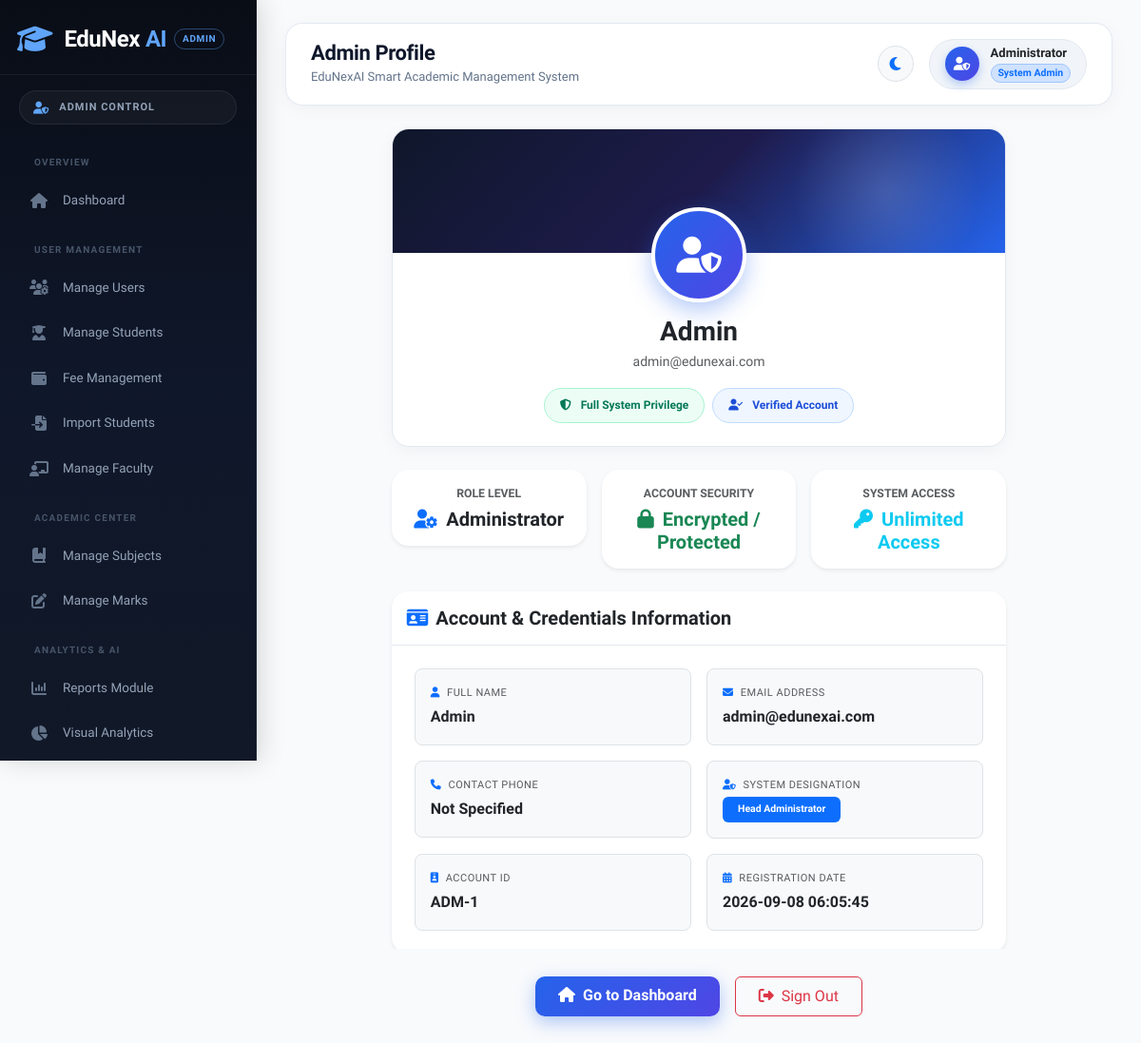
Screenshot of /admin/profile.php (signed in) with the database file from the repository.
### tables this page shows
CREATE TABLE users (
    id INT AUTO_INCREMENT PRIMARY KEY,
    name VARCHAR(100) NOT NULL,
    email VARCHAR(100) UNIQUE NOT NULL,
    password VARCHAR(255) NOT NULL,
    role ENUM('admin','faculty','student') NOT NULL,
    enrollment_no VARCHAR(50) UNIQUE DEFAULT NULL,
    first_login TINYINT(1) DEFAULT 0,
    created_at TIMESTAMP DEFAULT CURRENT_TIMESTAMP
);

### admin/profile.php (the view, shortened to what this page needs)
<?php
include("../config/db.php");
$user_id = $_SESSION['user_id'];
$query = mysqli_query($conn, "SELECT * FROM users WHERE id='$user_id'");
$admin = mysqli_fetch_assoc($query);
?>
<!DOCTYPE html>
<html lang="en">
<head>
    <link href="https://cdn.jsdelivr.net/npm/bootstrap@5.3.3/dist/css/bootstrap.min.css" rel="stylesheet">
    <link rel="stylesheet" href="https://cdnjs.cloudflare.com/ajax/libs/font-awesome/6.7.2/css/all.min.css">
    <link rel="stylesheet" href="../css/dashboard.css">
</head>
<body>
<div class="wrapper">
    <?php include("sidebar.php"); ?>
    <div class="main-content">
        <?php include("header.php"); ?>
        <div class="row justify-content-center">
            <div class="col-lg-9">
                <div class="profile-card-wrapper mb-4 text-center card-hover-effect">
                    <div class="profile-cover"></div>
                    <div class="profile-avatar-container">
                        <div class="profile-avatar-ring">
                            <i class="fas fa-user-shield"></i>
                        </div>
                    </div>
                    <div class="px-4 pb-4">
                        <h3 class="fw-bold text-dark mb-1"><?php echo htmlspecialchars($admin['name'] ?? 'System Administrator'); ?></h3>
                        <p class="text-muted mb-3"><?php echo htmlspecialchars($admin['email'] ?? 'admin@edunexai.com'); ?></p>
                        <div class="d-flex justify-content-center gap-2 flex-wrap">
                            <span class="badge-status badge-pass px-3 py-2"><i class="fas fa-shield-halved me-1"></i> Full System Privilege</span>
                            <span class="badge-status badge-info px-3 py-2"><i class="fas fa-user-check me-1"></i> Verified Account</span>
                        </div>
                    </div>
                </div>
                <div class="row g-3 mb-4">
                    <div class="col-md-4">
                        <div class="card border-0 shadow-sm text-center p-3 card-hover-effect">
                            <span class="text-muted small fw-bold text-uppercase">Role Level</span>
                            <h5 class="fw-bold text-dark mt-1 mb-0"><i class="fas fa-user-gear text-primary me-1"></i> Administrator</h5>
                        </div>
                    </div>
                    <div class="col-md-4">
                        <div class="card border-0 shadow-sm text-center p-3 card-hover-effect">
                            <span class="text-muted small fw-bold text-uppercase">Account Security</span>
                            <h5 class="fw-bold text-success mt-1 mb-0"><i class="fas fa-lock me-1"></i> Encrypted / Protected</h5>
                        </div>
                    </div>
                    <div class="col-md-4">
                        <div class="card border-0 shadow-sm text-center p-3 card-hover-effect">
                            <span class="text-muted small fw-bold text-uppercase">System Access</span>
                            <h5 class="fw-bold text-info mt-1 mb-0"><i class="fas fa-key me-1"></i> Unlimited Access</h5>
                        </div>
                    </div>
                </div>
                <div class="card border-0 shadow-sm mb-4 card-hover-effect">
                    <div class="card-header bg-white py-3">
                        <h5 class="mb-0 fw-bold text-dark"><i class="fas fa-id-card text-primary me-2"></i>Account & Credentials Information</h5>
                    </div>
                    <div class="card-body p-4">
                        <div class="row g-3">
                            <div class="col-md-6">
                                <div class="p-3 bg-light rounded-3 border">
                                    <small class="text-muted d-block mb-1 font-weight-bold text-uppercase" style="font-size: 11px; letter-spacing: 0.5px;">
                                        <i class="fas fa-user text-primary me-1"></i> Full Name
                                    </small>
                                    <span class="fw-bold text-dark fs-6"><?php echo htmlspecialchars($admin['name'] ?? 'N/A'); ?></span>
                                </div>
                            </div>
                            <div class="col-md-6">
                                <div class="p-3 bg-light rounded-3 border">
                                    <small class="text-muted d-block mb-1 font-weight-bold text-uppercase" style="font-size: 11px; letter-spacing: 0.5px;">
                                        <i class="fas fa-envelope text-primary me-1"></i> Email Address
                                    </small>
                                    <span class="fw-bold text-dark fs-6"><?php echo htmlspecialchars($admin['email'] ?? 'N/A'); ?></span>
                                </div>
                            </div>
                            <div class="col-md-6">
                                <div class="p-3 bg-light rounded-3 border">
                                    <small class="text-muted d-block mb-1 font-weight-bold text-uppercase" style="font-size: 11px; letter-spacing: 0.5px;">
                                        <i class="fas fa-phone text-primary me-1"></i> Contact Phone
                                    </small>
                                    <span class="fw-bold text-dark fs-6"><?php echo htmlspecialchars($admin['mobile'] ?? 'Not Specified'); ?></span>
                                </div>
                            </div>
                            <div class="col-md-6">
                                <div class="p-3 bg-light rounded-3 border">
                                    <small class="text-muted d-block mb-1 font-weight-bold text-uppercase" style="font-size: 11px; letter-spacing: 0.5px;">
                                        <i class="fas fa-user-shield text-primary me-1"></i> System Designation
                                    </small>
                                    <span class="badge bg-primary px-3 py-2">Head Administrator</span>
                                </div>
                            </div>
                            <div class="col-md-6">
                                <div class="p-3 bg-light rounded-3 border">
                                    <small class="text-muted d-block mb-1 font-weight-bold text-uppercase" style="font-size: 11px; letter-spacing: 0.5px;">
                                        <i class="fas fa-id-badge text-primary me-1"></i> Account ID
                                    </small>
                                    <span class="fw-bold text-dark fs-6">ADM-<?php echo $user_id; ?></span>
                                </div>
                            </div>
                            <div class="col-md-6">
                                <div class="p-3 bg-light rounded-3 border">
                                    <small class="text-muted d-block mb-1 font-weight-bold text-uppercase" style="font-size: 11px; letter-spacing: 0.5px;">
                                        <i class="fas fa-calendar-alt text-primary me-1"></i> Registration Date
                                    </small>
                                    <span class="fw-bold text-dark fs-6"><?php echo htmlspecialchars($admin['created_at'] ?? 'N/A'); ?></span>
                                </div>
                            </div>
                        </div>
                    </div>
                </div>
                <div class="d-flex justify-content-center gap-3">
                    <a href="dashboard.php" class="btn btn-primary px-4 py-2">
                        <i class="fas fa-house me-1"></i> Go to Dashboard
                    </a>
                    <a href="../logout.php" class="btn btn-outline-danger px-4 py-2">
                        <i class="fas fa-right-from-bracket me-1"></i> Sign Out
                    </a>
                </div>
            </div>
        </div>
    </div>
</div>
</body>
</html>

### css/dashboard.css (style rules this page uses)
*, *::before, *::after { margin: 0; padding: 0; box-sizing: border-box; }
:root { --font-primary: 'Plus Jakarta Sans', -apple-system, BlinkMacSystemFont, 'Segoe UI', Roboto, sans-serif; --sidebar-bg: linear-gradient(180deg, #090d16 0%, #0f172a 50%, #111827 100%); --sidebar-hover: rgba(255, 255, 255, 0.08); --sidebar-active: linear-gradient(135deg, #2563eb 0%, #4f46e5 100%); --sidebar-width: 270px; --primary: #2563eb; --primary-gradient: linear-gradient(135deg, #2563eb 0%, #4f46e5 100%); --primary-light: #3b82f6; --accent: #6366f1; --success: #10b981; --warning: #f59e0b; --danger: #ef4444; --info: #06b6d4; --text-dark: #0f172a; --text-mid: #475569; --text-muted: #64748b; --bg-canvas: #f8fafc; --card-bg: #ffffff; --border-color: #e2e8f0; --card-shadow: 0 4px 20px -2px rgba(15, 23, 42, 0.05); --card-shadow-h: 0 20px 35px -8px rgba(15, 23, 42, 0.12); --radius-lg: 18px; --radius-md: 14px; --radius-sm: 10px; --transition: all 0.25s cubic-bezier(0.4, 0, 0.2, 1); }
html, body { width: 100%; min-height: 100%; }
body { font-family: var(--font-primary); background-color: var(--bg-canvas); color: var(--text-dark); overflow-x: hidden; font-size: 14px; line-height: 1.6; -webkit-font-smoothing: antialiased; }
.wrapper { width: 100%; min-height: 100vh; display: flex; }
.main-content { margin-left: var(--sidebar-width); width: calc(100% - var(--sidebar-width)); min-height: 100vh; padding: 24px 30px 40px; background-color: var(--bg-canvas); transition: var(--transition); }
.card { background: var(--card-bg); border: 1px solid var(--border-color); border-radius: var(--radius-lg); box-shadow: var(--card-shadow); transition: var(--transition); }
.card-hover-effect { transition: var(--transition); }
.card-header { border-bottom: 1px solid var(--border-color); background: #ffffff; border-top-left-radius: var(--radius-lg) !important; border-top-right-radius: var(--radius-lg) !important; }
.btn-primary { background: var(--primary-gradient) !important; border: none !important; box-shadow: 0 6px 18px rgba(37, 99, 235, 0.35) !important; font-weight: 600; padding: 10px 22px; border-radius: var(--radius-sm); transition: var(--transition); }
.badge-status { padding: 6px 14px; border-radius: 50px; font-size: 12px; font-weight: 700; display: inline-flex; align-items: center; gap: 6px; }
.badge-pass, .badge-active, .badge-present { background: #ecfdf5; color: #047857; border: 1px solid #a7f3d0; }
.badge-info { background: #eff6ff; color: #1d4ed8; border: 1px solid #bfdbfe; }
.profile-card-wrapper { position: relative; overflow: hidden; border-radius: var(--radius-lg); border: 1px solid var(--border-color); background: #ffffff; box-shadow: var(--card-shadow); }
.profile-cover { height: 130px; background: linear-gradient(135deg, #0f172a 0%, #1e1b4b 50%, #2563eb 100%); position: relative; }
.profile-cover::after { content: ''; position: absolute; top: 0; right: 0; width: 250px; height: 100%; background: radial-gradient(circle, rgba(255,255,255,0.15) 0%, rgba(0,0,0,0) 70%); pointer-events: none; }
.profile-avatar-container { margin-top: -50px; margin-bottom: 14px; position: relative; display: inline-block; }
.profile-avatar-ring { width: 100px; height: 100px; border-radius: 50%; background: var(--primary-gradient); border: 4px solid #ffffff; box-shadow: 0 8px 25px rgba(37, 99, 235, 0.35); display: flex; align-items: center; justify-content: center; color: #ffffff; font-size: 38px; font-weight: 800; margin: 0 auto; }

### rows the page displays
users: name "Admin", email "admin@edunexai.com", created_at "2026-09-08 06:05:45"

### other values shown
$group['title'] "OVERVIEW"
$item['label'] "Dashboard"
$group['title'] "USER MANAGEMENT"
$item['label'] "Manage Users"
$item['label'] "Manage Students"
$item['label'] "Fee Management"
$item['label'] "Import Students"
$item['label'] "Manage Faculty"
$group['title'] "ACADEMIC CENTER"
$item['label'] "Manage Subjects"
$item['label'] "Manage Marks"
$group['title'] "ANALYTICS & AI"
$item['label'] "Reports Module"
$item['label'] "Visual Analytics"
$page_title "Admin Profile"
